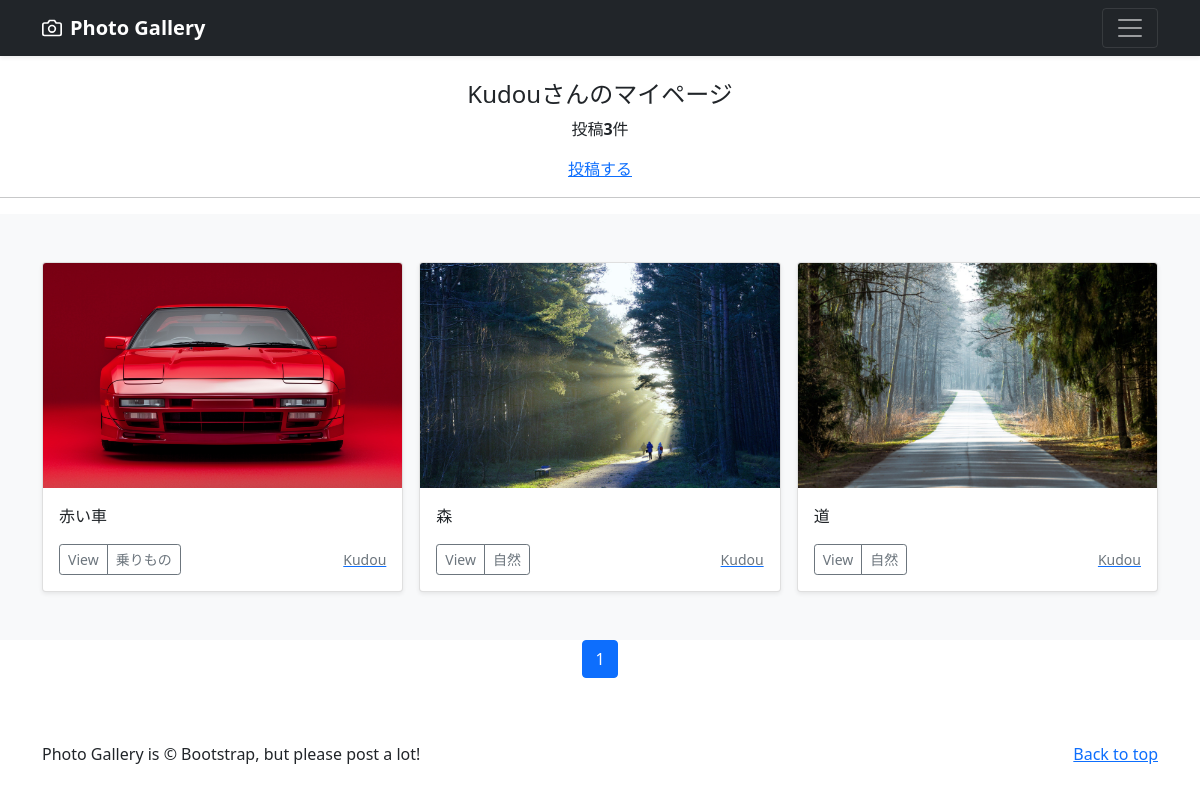
The app's page /mypage/ (signed in) with its own data.
### accounts/models.py (models this page shows)
class CustomUser(AbstractUser):
    pass

### photo/models.py (models this page shows, shortened)
class PhotoPost(models.Model):
    user = models.ForeignKey(
        CustomUser,
        verbose_name='ユーザー',
        on_delete=models.CASCADE
    )
    category = models.ForeignKey(
        Category, verbose_name='カテゴリ',
        on_delete=models.PROTECT
    )
    title = models.CharField(
        verbose_name='タイトル',
        max_length=200
    )
    comment = models.TextField(
        verbose_name='コメント'
    )
    image1 = models.ImageField(
        verbose_name='イメージ１',
        upload_to = 'photos'
    )
    image2 = models.ImageField(
        verbose_name='イメージ２',
        upload_to='photos',
        blank=True,
        null=True
    )
    posted_at = models.DateTimeField(
        verbose_name='投稿日時',
        auto_now_add=True
    )

class Category(models.Model):
    title = models.CharField(
        verbose_name = 'カテゴリ',
        max_length=20)

### photo/views.py (the view)
# urls.py: path('mypage/', views.MypageView.as_view(), name='mypage'),
class MypageView(ListView):
    template_name = "mypage.html"
    paginate_by = 9
    def get_queryset(self):
        queryset = PhotoPost.objects.filter(user=self.request.user).order_by('-posted_at')
        return queryset

### photo/templates/mypage.html (shortened to what this page needs)
{% extends "base.html" %}
{% block contents %}
{% if user.is_authenticated %}
    <br>
    <div style ="text-align:center">
        <h4>{{user.username}}さんのマイページ</h4>
        {% if object_list.count == 0 %}
            <p>{{user.username}}さんの投稿はありません</p>
        {% else %}
            <p>投稿<strong>{{object_list.count}}</strong>件</p>
        {% endif %}
        <a href="{% url "photo:post" %}">投稿する</a>
    </div>
    <hr>
{% endif %}
{% include "photos_list.html" %}
{% include "pagination.html" %}
{% endblock contents %}

### photo/templates/photos_list.html (shortened to what this page needs)
<div class="album py-5 bg-light">
  <div class="container">
    <div class="row row-cols-1 row-cols-sm-2 row-cols-md-3 g-3">
      {% for record in object_list %}
      <div class="col">
        <div class="card shadow-sm">
          <img src="{{record.image1.url}}"
               class="bd-placeholder-img card-img-top"
               width="100%" height="225"
               xmlns="http://www.w3.org/2000/svg"
               role="img" aria-label="Placeholder: Thumbnail"
               preserveAspectRatio="xMidYMid slice"
               focusable="false">
               <rect width="100%" height="100%" fill="#55595c"/>
          <div class="card-body">
            <p class="card-text">{{ record.title }}</p>
            <div class="d-flex justify-content-between align-items-center">
              <div class="btn-group">
                <button type="button"
                        class="btn btn-sm btn-outline-secondary"
                        onclick="location.href='{% url 'photo:photo_detail' record.pk %}'">
                        View</button>
                <button type="button"
                        class="btn btn-sm btn-outline-secondary"
                        onclick="location.href='{% url 'photo:photos_cat' category=record.category.id %}'">
                        {{ record.category.title }}</button>
              </div>
              <a href="{% url 'photo:user_list' user=record.user.id %}">
                <small class="text-muted">{{ record.user.username }}</small>
              </a>
            </div>
          </div>
        </div>
      </div>
      {% endfor %}
    </div>
  </div>
</div>

### photo/templates/base.html (style rules this page uses)
.bd-placeholder-img { font-size: 1.125rem; text-anchor: middle; -webkit-user-select: none; -moz-user-select: none; user-select: none; }

### records on screen
CustomUser: username "Kudou"
PhotoPost: image1 (picture), title "赤い車", category "乗りもの", user.username "Kudou"
PhotoPost: image1 (picture), title "森", category "自然", user.username "Kudou"
PhotoPost: image1 (picture), title "道", category "自然", user.username "Kudou"

### other values on screen
{{ object_list.count }} "3"
{{ num }} "1"
